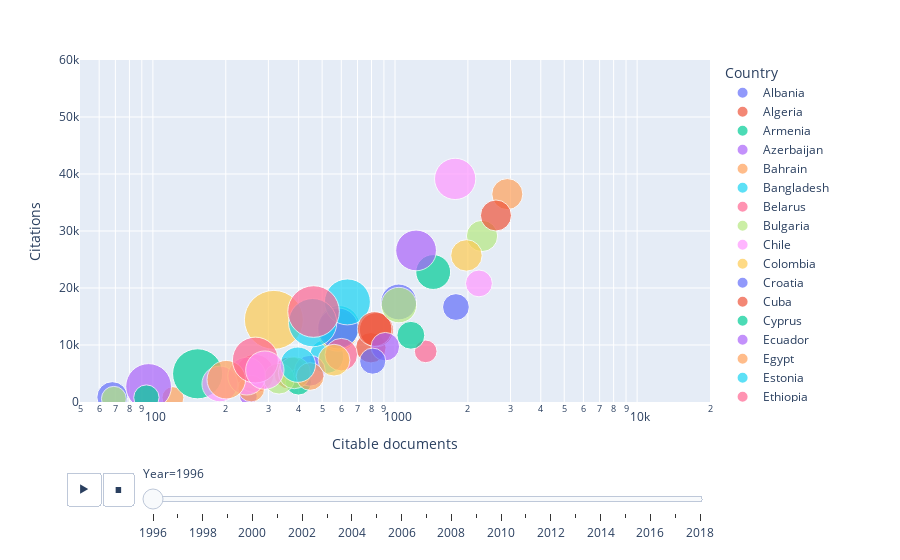

The notebook cell saved with this chart:
### Markdown cell above
# Evolution of scientific publications overtime for countries with more than 100 citables papers in 1996 and less than 20k citables papers in 2018. The size of the buble is the number of citations per document.

### Code cell
data_publications = pd.read_csv('../publications-low.csv')
px.scatter(data_publications, x="Citable documents", y="Citations", animation_frame="Year", animation_group="Country",
           size="Citations per document", color="Country", hover_name="Country", 
           log_x = True, 
           size_max=45, range_x=[50,20000], range_y=[1,60000])

### Figure 1 — Plotly figure (JSON) as saved in the notebook; plotly's stock layout.template omitted (floating-point values rounded to 4 significant figures)
{"data": [{"hoverlabel": {"namelength": 0}, "hovertemplate": "<b>%{hovertext}</b><br><br>Country=Albania<br>Year=1996<br>Citable documents=%{x}<br>Citations=%{y}<br>Citations per document=%{marker.size}", "hovertext": ["Albania"], "ids": ["Albania"], "legendgroup": "Albania", "marker": {"color": "#636efa", "size": [12.36], "sizemode": "area", "sizeref": 0.02577, "symbol": "circle"}, "mode": "markers", "name": "Albania", "showlegend": true, "type": "scatter", "x": [68], "xaxis": "x", "y": [853], "yaxis": "y"}, {"hoverlabel": {"namelength": 0}, "hovertemplate": "<b>%{hovertext}</b><br><br>Country=Algeria<br>Year=1996<br>Citable documents=%{x}<br>Citations=%{y}<br>Citations per document=%{marker.size}", "hovertext": ["Algeria"], "ids": ["Algeria"], "legendgroup": "Algeria", "marker": {"color": "#EF553B", "size": [13.78], "sizemode": "area", "sizeref": 0.02577, "symbol": "circle"}, "mode": "markers", "name": "Algeria", "showlegend": true, "type": "scatter", "x": [369], "xaxis": "x", "y": [5085], "yaxis": "y"}, {"hoverlabel": {"namelength": 0}, "hovertemplate": "<b>%{hovertext}</b><br><br>Country=Armenia<br>Year=1996<br>Citable documents=%{x}<br>Citations=%{y}<br>Citations per document=%{marker.size}", "hovertext": ["Armenia"], "ids": ["Armenia"], "legendgroup": "Armenia", "marker": {"color": "#00cc96", "size": [8.73], "sizemode": "area", "sizeref": 0.02577, "symbol": "circle"}, "mode": "markers", "name": "Armenia", "showlegend": true, "type": "scatter", "x": [399], "xaxis": "x", "y": [3499], "yaxis": "y"}, {"hoverlabel": {"namelength": 0}, "hovertemplate": "<b>%{hovertext}</b><br><br>Country=Azerbaijan<br>Year=1996<br>Citable documents=%{x}<br>Citations=%{y}<br>Citations per document=%{marker.size}", "hovertext": ["Azerbaijan"], "ids": ["Azerbaijan"], "legendgroup": "Azerbaijan", "marker": {"color": "#ab63fa", "size": [4.06], "sizemode": "area", "sizeref": 0.02577, "symbol": "circle"}, "mode": "markers", "name": "Azerbaijan", "showlegend": true, "type": "scatter", "x": [248], "xaxis": "x", "y": [1008], "yaxis": "y"}, {"hoverlabel": {"namelength": 0}, "hovertemplate": "<b>%{hovertext}</b><br><br>Country=Bahrain<br>Year=1996<br>Citable documents=%{x}<br>Citations=%{y}<br>Citations per document=%{marker.size}", "hovertext": ["Bahrain"], "ids": ["Bahrain"], "legendgroup": "Bahrain", "marker": {"color": "#FFA15A", "size": [6.18], "sizemode": "area", "sizeref": 0.02577, "symbol": "circle"}, "mode": "markers", "name": "Bahrain", "showlegend": true, "type": "scatter", "x": [121], "xaxis": "x", "y": [773], "yaxis": "y"}, {"hoverlabel": {"namelength": 0}, "hovertemplate": "<b>%{hovertext}</b><br><br>Country=Bangladesh<br>Year=1996<br>Citable documents=%{x}<br>Citations=%{y}<br>Citations per document=%{marker.size}", "hovertext": ["Bangladesh"], "ids": ["Bangladesh"], "legendgroup": "Bangladesh", "marker": {"color": "#19d3f3", "size": [14.97], "sizemode": "area", "sizeref": 0.02577, "symbol": "circle"}, "mode": "markers", "name": "Bangladesh", "showlegend": true, "type": "scatter", "x": [522], "xaxis": "x", "y": [8010], "yaxis": "y"}, {"hoverlabel": {"namelength": 0}, "hovertemplate": "<b>%{hovertext}</b><br><br>Country=Belarus<br>Year=1996<br>Citable documents=%{x}<br>Citations=%{y}<br>Citations per document=%{marker.size}", "hovertext": ["Belarus"], "ids": ["Belarus"], "legendgroup": "Belarus", "marker": {"color": "#FF6692", "size": [6.63], "sizemode": "area", "sizeref": 0.02577, "symbol": "circle"}, "mode": "markers", "name": "Belarus", "showlegend": true, "type": "scatter", "x": [1339], "xaxis": "x", "y": [8884], "yaxis": "y"}, {"hoverlabel": {"namelength": 0}, "hovertemplate": "<b>%{hovertext}</b><br><br>Country=Bulgaria<br>Year=1996<br>Citable documents=%{x}<br>Citations=%{y}<br>Citations per document=%{marker.size}", "hovertext": ["Bulgaria"], "ids": ["Bulgaria"], "legendgroup": "Bulgaria", "marker": {"color": "#B6E880", "size": [12.65], "sizemode": "area", "sizeref": 0.02577, "symbol": "circle"}, "mode": "markers", "name": "Bulgaria", "showlegend": true, "type": "scatter", "x": [2288], "xaxis": "x", "y": [29130], "yaxis": "y"}, {"hoverlabel": {"namelength": 0}, "hovertemplate": "<b>%{hovertext}</b><br><br>Country=Chile<br>Year=1996<br>Citable documents=%{x}<br>Citations=%{y}<br>Citations per document=%{marker.size}", "hovertext": ["Chile"], "ids": ["Chile"], "legendgroup": "Chile", "marker": {"color": "#FF97FF", "size": [21.95], "sizemode": "area", "sizeref": 0.02577, "symbol": "circle"}, "mode": "markers", "name": "Chile", "showlegend": true, "type": "scatter", "x": [1772], "xaxis": "x", "y": [39140], "yaxis": "y"}, {"hoverlabel": {"namelength": 0}, "hovertemplate": "<b>%{hovertext}</b><br><br>Country=Colombia<br>Year=1996<br>Citable documents=%{x}<br>Citations=%{y}<br>Citations per document=%{marker.size}", "hovertext": ["Colombia"], "ids": ["Colombia"], "legendgroup": "Colombia", "marker": {"color": "#FECB52", "size": [21.24], "sizemode": "area", "sizeref": 0.02577, "symbol": "circle"}, "mode": "markers", "name": "Colombia", "showlegend": true, "type": "scatter", "x": [581], "xaxis": "x", "y": [12468], "yaxis": "y"}, {"hoverlabel": {"namelength": 0}, "hovertemplate": "<b>%{hovertext}</b><br><br>Country=Croatia<br>Year=1996<br>Citable documents=%{x}<br>Citations=%{y}<br>Citations per document=%{marker.size}", "hovertext": ["Croatia"], "ids": ["Croatia"], "legendgroup": "Croatia", "marker": {"color": "#636efa", "size": [9.24], "sizemode": "area", "sizeref": 0.02577, "symbol": "circle"}, "mode": "markers", "name": "Croatia", "showlegend": true, "type": "scatter", "x": [1785], "xaxis": "x", "y": [16663], "yaxis": "y"}, {"hoverlabel": {"namelength": 0}, "hovertemplate": "<b>%{hovertext}</b><br><br>Country=Cuba<br>Year=1996<br>Citable documents=%{x}<br>Citations=%{y}<br>Citations per document=%{marker.size}", "hovertext": ["Cuba"], "ids": ["Cuba"], "legendgroup": "Cuba", "marker": {"color": "#EF553B", "size": [11.93], "sizemode": "area", "sizeref": 0.02577, "symbol": "circle"}, "mode": "markers", "name": "Cuba", "showlegend": true, "type": "scatter", "x": [795], "xaxis": "x", "y": [9522], "yaxis": "y"}, {"hoverlabel": {"namelength": 0}, "hovertemplate": "<b>%{hovertext}</b><br><br>Country=Cyprus<br>Year=1996<br>Citable documents=%{x}<br>Citations=%{y}<br>Citations per document=%{marker.size}", "hovertext": ["Cyprus"], "ids": ["Cyprus"], "legendgroup": "Cyprus", "marker": {"color": "#00cc96", "size": [32.32], "sizemode": "area", "sizeref": 0.02577, "symbol": "circle"}, "mode": "markers", "name": "Cyprus", "showlegend": true, "type": "scatter", "x": [153], "xaxis": "x", "y": [4945], "yaxis": "y"}, {"hoverlabel": {"namelength": 0}, "hovertemplate": "<b>%{hovertext}</b><br><br>Country=Ecuador<br>Year=1996<br>Citable documents=%{x}<br>Citations=%{y}<br>Citations per document=%{marker.size}", "hovertext": ["Ecuador"], "ids": ["Ecuador"], "legendgroup": "Ecuador", "marker": {"color": "#ab63fa", "size": [26.96], "sizemode": "area", "sizeref": 0.02577, "symbol": "circle"}, "mode": "markers", "name": "Ecuador", "showlegend": true, "type": "scatter", "x": [96], "xaxis": "x", "y": [2723], "yaxis": "y"}, {"hoverlabel": {"namelength": 0}, "hovertemplate": "<b>%{hovertext}</b><br><br>Country=Egypt<br>Year=1996<br>Citable documents=%{x}<br>Citations=%{y}<br>Citations per document=%{marker.size}", "hovertext": ["Egypt"], "ids": ["Egypt"], "legendgroup": "Egypt", "marker": {"color": "#FFA15A", "size": [12.47], "sizemode": "area", "sizeref": 0.02577, "symbol": "circle"}, "mode": "markers", "name": "Egypt", "showlegend": true, "type": "scatter", "x": [2910], "xaxis": "x", "y": [36472], "yaxis": "y"}, {"hoverlabel": {"namelength": 0}, "hovertemplate": "<b>%{hovertext}</b><br><br>Country=Estonia<br>Year=1996<br>Citable documents=%{x}<br>Citations=%{y}<br>Citations per document=%{marker.size}", "hovertext": ["Estonia"], "ids": ["Estonia"], "legendgroup": "Estonia", "marker": {"color": "#19d3f3", "size": [22.37], "sizemode": "area", "sizeref": 0.02577, "symbol": "circle"}, "mode": "markers", "name": "Estonia", "showlegend": true, "type": "scatter", "x": [587], "xaxis": "x", "y": [13265], "yaxis": "y"}, {"hoverlabel": {"namelength": 0}, "hovertemplate": "<b>%{hovertext}</b><br><br>Country=Ethiopia<br>Year=1996<br>Citable documents=%{x}<br>Citations=%{y}<br>Citations per document=%{marker.size}", "hovertext": ["Ethiopia"], "ids": ["Ethiopia"], "legendgroup": "Ethiopia", "marker": {"color": "#FF6692", "size": [18.88], "sizemode": "area", "sizeref": 0.02577, "symbol": "circle"}, "mode": "markers", "name": "Ethiopia", "showlegend": true, "type": "scatter", "x": [264], "xaxis": "x", "y": [5004], "yaxis": "y"}, {"hoverlabel": {"namelength": 0}, "hovertemplate": "<b>%{hovertext}</b><br><br>Country=Georgia<br>Year=1996<br>Citable documents=%{x}<br>Citations=%{y}<br>Citations per document=%{marker.size}", "hovertext": ["Georgia"], "ids": ["Georgia"], "legendgroup": "Georgia", "marker": {"color": "#B6E880", "size": [12.25], "sizemode": "area", "sizeref": 0.02577, "symbol": "circle"}, "mode": "markers", "name": "Georgia", "showlegend": true, "type": "scatter", "x": [332], "xaxis": "x", "y": [4093], "yaxis": "y"}, {"hoverlabel": {"namelength": 0}, "hovertemplate": "<b>%{hovertext}</b><br><br>Country=Ghana<br>Year=1996<br>Citable documents=%{x}<br>Citations=%{y}<br>Citations per document=%{marker.size}", "hovertext": ["Ghana"], "ids": ["Ghana"], "legendgroup": "Ghana", "marker": {"color": "#FF97FF", "size": [16.46], "sizemode": "area", "sizeref": 0.02577, "symbol": "circle"}, "mode": "markers", "name": "Ghana", "showlegend": true, "type": "scatter", "x": [189], "xaxis": "x", "y": [3177], "yaxis": "y"}, {"hoverlabel": {"namelength": 0}, "hovertemplate": "<b>%{hovertext}</b><br><br>Country=Iceland<br>Year=1996<br>Citable documents=%{x}<br>Citations=%{y}<br>Citations per document=%{marker.size}", "hovertext": ["Iceland"], "ids": ["Iceland"], "legendgroup": "Iceland", "marker": {"color": "#FECB52", "size": [44.76], "sizemode": "area", "sizeref": 0.02577, "symbol": "circle"}, "mode": "markers", "name": "Iceland", "showlegend": true, "type": "scatter", "x": [316], "xaxis": "x", "y": [14412], "yaxis": "y"}, {"hoverlabel": {"namelength": 0}, "hovertemplate": "<b>%{hovertext}</b><br><br>Country=Indonesia<br>Year=1996<br>Citable documents=%{x}<br>Citations=%{y}<br>Citations per document=%{marker.size}", "hovertext": ["Indonesia"], "ids": ["Indonesia"], "legendgroup": "Indonesia", "marker": {"color": "#636efa", "size": [21.65], "sizemode": "area", "sizeref": 0.02577, "symbol": "circle"}, "mode": "markers", "name": "Indonesia", "showlegend": true, "type": "scatter", "x": [582], "xaxis": "x", "y": [12906], "yaxis": "y"}, {"hoverlabel": {"namelength": 0}, "hovertemplate": "<b>%{hovertext}</b><br><br>Country=Iran<br>Year=1996<br>Citable documents=%{x}<br>Citations=%{y}<br>Citations per document=%{marker.size}", "hovertext": ["Iran"], "ids": ["Iran"], "legendgroup": "Iran", "marker": {"color": "#EF553B", "size": [14.95], "sizemode": "area", "sizeref": 0.02577, "symbol": "circle"}, "mode": "markers", "name": "Iran", "showlegend": true, "type": "scatter", "x": [838], "xaxis": "x", "y": [12692], "yaxis": "y"}, {"hoverlabel": {"namelength": 0}, "hovertemplate": "<b>%{hovertext}</b><br><br>Country=Iraq<br>Year=1996<br>Citable documents=%{x}<br>Citations=%{y}<br>Citations per document=%{marker.size}", "hovertext": ["Iraq"], "ids": ["Iraq"], "legendgroup": "Iraq", "marker": {"color": "#00cc96", "size": [8.29], "sizemode": "area", "sizeref": 0.02577, "symbol": "circle"}, "mode": "markers", "name": "Iraq", "showlegend": true, "type": "scatter", "x": [94], "xaxis": "x", "y": [779], "yaxis": "y"}, {"hoverlabel": {"namelength": 0}, "hovertemplate": "<b>%{hovertext}</b><br><br>Country=Jordan<br>Year=1996<br>Citable documents=%{x}<br>Citations=%{y}<br>Citations per document=%{marker.size}", "hovertext": ["Jordan"], "ids": ["Jordan"], "legendgroup": "Jordan", "marker": {"color": "#ab63fa", "size": [12.33], "sizemode": "area", "sizeref": 0.02577, "symbol": "circle"}, "mode": "markers", "name": "Jordan", "showlegend": true, "type": "scatter", "x": [445], "xaxis": "x", "y": [5485], "yaxis": "y"}, {"hoverlabel": {"namelength": 0}, "hovertemplate": "<b>%{hovertext}</b><br><br>Country=Kazakhstan<br>Year=1996<br>Citable documents=%{x}<br>Citations=%{y}<br>Citations per document=%{marker.size}", "hovertext": ["Kazakhstan"], "ids": ["Kazakhstan"], "legendgroup": "Kazakhstan", "marker": {"color": "#FFA15A", "size": [9.19], "sizemode": "area", "sizeref": 0.02577, "symbol": "circle"}, "mode": "markers", "name": "Kazakhstan", "showlegend": true, "type": "scatter", "x": [255], "xaxis": "x", "y": [2362], "yaxis": "y"}, {"hoverlabel": {"namelength": 0}, "hovertemplate": "<b>%{hovertext}</b><br><br>Country=Kenya<br>Year=1996<br>Citable documents=%{x}<br>Citations=%{y}<br>Citations per document=%{marker.size}", "hovertext": ["Kenya"], "ids": ["Kenya"], "legendgroup": "Kenya", "marker": {"color": "#19d3f3", "size": [27.22], "sizemode": "area", "sizeref": 0.02577, "symbol": "circle"}, "mode": "markers", "name": "Kenya", "showlegend": true, "type": "scatter", "x": [636], "xaxis": "x", "y": [17560], "yaxis": "y"}, {"hoverlabel": {"namelength": 0}, "hovertemplate": "<b>%{hovertext}</b><br><br>Country=Kuwait<br>Year=1996<br>Citable documents=%{x}<br>Citations=%{y}<br>Citations per document=%{marker.size}", "hovertext": ["Kuwait"], "ids": ["Kuwait"], "legendgroup": "Kuwait", "marker": {"color": "#FF6692", "size": [13.7], "sizemode": "area", "sizeref": 0.02577, "symbol": "circle"}, "mode": "markers", "name": "Kuwait", "showlegend": true, "type": "scatter", "x": [600], "xaxis": "x", "y": [8304], "yaxis": "y"}, {"hoverlabel": {"namelength": 0}, "hovertemplate": "<b>%{hovertext}</b><br><br>Country=Latvia<br>Year=1996<br>Citable documents=%{x}<br>Citations=%{y}<br>Citations per document=%{marker.size}", "hovertext": ["Latvia"], "ids": ["Latvia"], "legendgroup": "Latvia", "marker": {"color": "#B6E880", "size": [13.29], "sizemode": "area", "sizeref": 0.02577, "symbol": "circle"}, "mode": "markers", "name": "Latvia", "showlegend": true, "type": "scatter", "x": [384], "xaxis": "x", "y": [5144], "yaxis": "y"}, {"hoverlabel": {"namelength": 0}, "hovertemplate": "<b>%{hovertext}</b><br><br>Country=Lebanon<br>Year=1996<br>Citable documents=%{x}<br>Citations=%{y}<br>Citations per document=%{marker.size}", "hovertext": ["Lebanon"], "ids": ["Lebanon"], "legendgroup": "Lebanon", "marker": {"color": "#FF97FF", "size": [18.36], "sizemode": "area", "sizeref": 0.02577, "symbol": "circle"}, "mode": "markers", "name": "Lebanon", "showlegend": true, "type": "scatter", "x": [244], "xaxis": "x", "y": [4536], "yaxis": "y"}, {"hoverlabel": {"namelength": 0}, "hovertemplate": "<b>%{hovertext}</b><br><br>Country=Lithuania<br>Year=1996<br>Citable documents=%{x}<br>Citations=%{y}<br>Citations per document=%{marker.size}", "hovertext": ["Lithuania"], "ids": ["Lithuania"], "legendgroup": "Lithuania", "marker": {"color": "#FECB52", "size": [13.04], "sizemode": "area", "sizeref": 0.02577, "symbol": "circle"}, "mode": "markers", "name": "Lithuania", "showlegend": true, "type": "scatter", "x": [560], "xaxis": "x", "y": [7339], "yaxis": "y"}, {"hoverlabel": {"namelength": 0}, "hovertemplate": "<b>%{hovertext}</b><br><br>Country=Malaysia<br>Year=1996<br>Citable documents=%{x}<br>Citations=%{y}<br>Citations per document=%{marker.size}", "hovertext": ["Malaysia"], "ids": ["Malaysia"], "legendgroup": "Malaysia", "marker": {"color": "#636efa", "size": [16.55], "sizemode": "area", "sizeref": 0.02577, "symbol": "circle"}, "mode": "markers", "name": "Malaysia", "showlegend": true, "type": "scatter", "x": [1036], "xaxis": "x", "y": [17548], "yaxis": "y"}, {"hoverlabel": {"namelength": 0}, "hovertemplate": "<b>%{hovertext}</b><br><br>Country=Morocco<br>Year=1996<br>Citable documents=%{x}<br>Citations=%{y}<br>Citations per document=%{marker.size}", "hovertext": ["Morocco"], "ids": ["Morocco"], "legendgroup": "Morocco", "marker": {"color": "#EF553B", "size": [15.44], "sizemode": "area", "sizeref": 0.02577, "symbol": "circle"}, "mode": "markers", "name": "Morocco", "showlegend": true, "type": "scatter", "x": [824], "xaxis": "x", "y": [12814], "yaxis": "y"}, {"hoverlabel": {"namelength": 0}, "hovertemplate": "<b>%{hovertext}</b><br><br>Country=Nigeria<br>Year=1996<br>Citable documents=%{x}<br>Citations=%{y}<br>Citations per document=%{marker.size}", "hovertext": ["Nigeria"], "ids": ["Nigeria"], "legendgroup": "Nigeria", "marker": {"color": "#00cc96", "size": [10.01], "sizemode": "area", "sizeref": 0.02577, "symbol": "circle"}, "mode": "markers", "name": "Nigeria", "showlegend": true, "type": "scatter", "x": [1163], "xaxis": "x", "y": [11707], "yaxis": "y"}, {"hoverlabel": {"namelength": 0}, "hovertemplate": "<b>%{hovertext}</b><br><br>Country=Pakistan<br>Year=1996<br>Citable documents=%{x}<br>Citations=%{y}<br>Citations per document=%{marker.size}", "hovertext": ["Pakistan"], "ids": ["Pakistan"], "legendgroup": "Pakistan", "marker": {"color": "#ab63fa", "size": [10.48], "sizemode": "area", "sizeref": 0.02577, "symbol": "circle"}, "mode": "markers", "name": "Pakistan", "showlegend": true, "type": "scatter", "x": [912], "xaxis": "x", "y": [9705], "yaxis": "y"}, {"hoverlabel": {"namelength": 0}, "hovertemplate": "<b>%{hovertext}</b><br><br>Country=Peru<br>Year=1996<br>Citable documents=%{x}<br>Citations=%{y}<br>Citations per document=%{marker.size}", "hovertext": ["Peru"], "ids": ["Peru"], "legendgroup": "Peru", "marker": {"color": "#FFA15A", "size": [19.17], "sizemode": "area", "sizeref": 0.02577, "symbol": "circle"}, "mode": "markers", "name": "Peru", "showlegend": true, "type": "scatter", "x": [201], "xaxis": "x", "y": [3910], "yaxis": "y"}, {"hoverlabel": {"namelength": 0}, "hovertemplate": "<b>%{hovertext}</b><br><br>Country=Philippines<br>Year=1996<br>Citable documents=%{x}<br>Citations=%{y}<br>Citations per document=%{marker.size}", "hovertext": ["Philippines"], "ids": ["Philippines"], "legendgroup": "Philippines", "marker": {"color": "#19d3f3", "size": [30.06], "sizemode": "area", "sizeref": 0.02577, "symbol": "circle"}, "mode": "markers", "name": "Philippines", "showlegend": true, "type": "scatter", "x": [457], "xaxis": "x", "y": [13920], "yaxis": "y"}, {"hoverlabel": {"namelength": 0}, "hovertemplate": "<b>%{hovertext}</b><br><br>Country=Puerto Rico<br>Year=1996<br>Citable documents=%{x}<br>Citations=%{y}<br>Citations per document=%{marker.size}", "hovertext": ["Puerto Rico"], "ids": ["Puerto Rico"], "legendgroup": "Puerto Rico", "marker": {"color": "#FF6692", "size": [34.35], "sizemode": "area", "sizeref": 0.02577, "symbol": "circle"}, "mode": "markers", "name": "Puerto Rico", "showlegend": true, "type": "scatter", "x": [461], "xaxis": "x", "y": [15871], "yaxis": "y"}, {"hoverlabel": {"namelength": 0}, "hovertemplate": "<b>%{hovertext}</b><br><br>Country=Qatar<br>Year=1996<br>Citable documents=%{x}<br>Citations=%{y}<br>Citations per document=%{marker.size}", "hovertext": ["Qatar"], "ids": ["Qatar"], "legendgroup": "Qatar", "marker": {"color": "#B6E880", "size": [8.01], "sizemode": "area", "sizeref": 0.02577, "symbol": "circle"}, "mode": "markers", "name": "Qatar", "showlegend": true, "type": "scatter", "x": [69], "xaxis": "x", "y": [561], "yaxis": "y"}, {"hoverlabel": {"namelength": 0}, "hovertemplate": "<b>%{hovertext}</b><br><br>Country=Romania<br>Year=1996<br>Citable documents=%{x}<br>Citations=%{y}<br>Citations per document=%{marker.size}", "hovertext": ["Romania"], "ids": ["Romania"], "legendgroup": "Romania", "marker": {"color": "#FF97FF", "size": [9.3], "sizemode": "area", "sizeref": 0.02577, "symbol": "circle"}, "mode": "markers", "name": "Romania", "showlegend": true, "type": "scatter", "x": [2222], "xaxis": "x", "y": [20805], "yaxis": "y"}, {"hoverlabel": {"namelength": 0}, "hovertemplate": "<b>%{hovertext}</b><br><br>Country=Saudi Arabia<br>Year=1996<br>Citable documents=%{x}<br>Citations=%{y}<br>Citations per document=%{marker.size}", "hovertext": ["Saudi Arabia"], "ids": ["Saudi Arabia"], "legendgroup": "Saudi Arabia", "marker": {"color": "#FECB52", "size": [12.77], "sizemode": "area", "sizeref": 0.02577, "symbol": "circle"}, "mode": "markers", "name": "Saudi Arabia", "showlegend": true, "type": "scatter", "x": [1973], "xaxis": "x", "y": [25716], "yaxis": "y"}, {"hoverlabel": {"namelength": 0}, "hovertemplate": "<b>%{hovertext}</b><br><br>Country=Serbia<br>Year=1996<br>Citable documents=%{x}<br>Citations=%{y}<br>Citations per document=%{marker.size}", "hovertext": ["Serbia"], "ids": ["Serbia"], "legendgroup": "Serbia", "marker": {"color": "#636efa", "size": [8.8], "sizemode": "area", "sizeref": 0.02577, "symbol": "circle"}, "mode": "markers", "name": "Serbia", "showlegend": true, "type": "scatter", "x": [809], "xaxis": "x", "y": [7167], "yaxis": "y"}, {"hoverlabel": {"namelength": 0}, "hovertemplate": "<b>%{hovertext}</b><br><br>Country=Slovakia<br>Year=1996<br>Citable documents=%{x}<br>Citations=%{y}<br>Citations per document=%{marker.size}", "hovertext": ["Slovakia"], "ids": ["Slovakia"], "legendgroup": "Slovakia", "marker": {"color": "#EF553B", "size": [12.43], "sizemode": "area", "sizeref": 0.02577, "symbol": "circle"}, "mode": "markers", "name": "Slovakia", "showlegend": true, "type": "scatter", "x": [2612], "xaxis": "x", "y": [32721], "yaxis": "y"}, {"hoverlabel": {"namelength": 0}, "hovertemplate": "<b>%{hovertext}</b><br><br>Country=Slovenia<br>Year=1996<br>Citable documents=%{x}<br>Citations=%{y}<br>Citations per document=%{marker.size}", "hovertext": ["Slovenia"], "ids": ["Slovenia"], "legendgroup": "Slovenia", "marker": {"color": "#00cc96", "size": [15.65], "sizemode": "area", "sizeref": 0.02577, "symbol": "circle"}, "mode": "markers", "name": "Slovenia", "showlegend": true, "type": "scatter", "x": [1438], "xaxis": "x", "y": [22800], "yaxis": "y"}, {"hoverlabel": {"namelength": 0}, "hovertemplate": "<b>%{hovertext}</b><br><br>Country=Thailand<br>Year=1996<br>Citable documents=%{x}<br>Citations=%{y}<br>Citations per document=%{marker.size}", "hovertext": ["Thailand"], "ids": ["Thailand"], "legendgroup": "Thailand", "marker": {"color": "#ab63fa", "size": [21.38], "sizemode": "area", "sizeref": 0.02577, "symbol": "circle"}, "mode": "markers", "name": "Thailand", "showlegend": true, "type": "scatter", "x": [1222], "xaxis": "x", "y": [26592], "yaxis": "y"}, {"hoverlabel": {"namelength": 0}, "hovertemplate": "<b>%{hovertext}</b><br><br>Country=Tunisia<br>Year=1996<br>Citable documents=%{x}<br>Citations=%{y}<br>Citations per document=%{marker.size}", "hovertext": ["Tunisia"], "ids": ["Tunisia"], "legendgroup": "Tunisia", "marker": {"color": "#FFA15A", "size": [9.91], "sizemode": "area", "sizeref": 0.02577, "symbol": "circle"}, "mode": "markers", "name": "Tunisia", "showlegend": true, "type": "scatter", "x": [446], "xaxis": "x", "y": [4479], "yaxis": "y"}, {"hoverlabel": {"namelength": 0}, "hovertemplate": "<b>%{hovertext}</b><br><br>Country=United Arab Emirates<br>Year=1996<br>Citable documents=%{x}<br>Citations=%{y}<br>Citations per document=%{marker.size}", "hovertext": ["United Arab Emirates"], "ids": ["United Arab Emirates"], "legendgroup": "United Arab Emirates", "marker": {"color": "#19d3f3", "size": [16.12], "sizemode": "area", "sizeref": 0.02577, "symbol": "circle"}, "mode": "markers", "name": "United Arab Emirates", "showlegend": true, "type": "scatter", "x": [397], "xaxis": "x", "y": [6546], "yaxis": "y"}, {"hoverlabel": {"namelength": 0}, "hovertemplate": "<b>%{hovertext}</b><br><br>Country=Uruguay<br>Year=1996<br>Citable documents=%{x}<br>Citations=%{y}<br>Citations per document=%{marker.size}", "hovertext": ["Uruguay"], "ids": ["Uruguay"], "legendgroup": "Uruguay", "marker": {"color": "#FF6692", "size": [27.14], "sizemode": "area", "sizeref": 0.02577, "symbol": "circle"}, "mode": "markers", "name": "Uruguay", "showlegend": true, "type": "scatter", "x": [265], "xaxis": "x", "y": [7355], "yaxis": "y"}, {"hoverlabel": {"namelength": 0}, "hovertemplate": "<b>%{hovertext}</b><br><br>Country=Venezuela<br>Year=1996<br>Citable documents=%{x}<br>Citations=%{y}<br>Citations per document=%{marker.size}", "hovertext": ["Venezuela"], "ids": ["Venezuela"], "legendgroup": "Venezuela", "marker": {"color": "#B6E880", "size": [16.21], "sizemode": "area", "sizeref": 0.02577, "symbol": "circle"}, "mode": "markers", "name": "Venezuela", "showlegend": true, "type": "scatter", "x": [1038], "xaxis": "x", "y": [17004], "yaxis": "y"}, {"hoverlabel": {"namelength": 0}, "hovertemplate": "<b>%{hovertext}</b><br><br>Country=Viet Nam<br>Year=1996<br>Citable documents=%{x}<br>Citations=%{y}<br>Citations per document=%{marker.size}", "hovertext": ["Viet Nam"], "ids": ["Viet Nam"], "legendgroup": "Viet Nam", "marker": {"color": "#FF97FF", "size": [18.96], "sizemode": "area", "sizeref": 0.02577, "symbol": "circle"}, "mode": "markers", "name": "Viet Nam", "showlegend": true, "type": "scatter", "x": [290], "xaxis": "x", "y": [5594], "yaxis": "y"}], "layout": {"legend": {"itemsizing": "constant", "title": {"text": "Country"}, "tracegroupgap": 0}, "margin": {"t": 60}, "sliders": [{"active": 0, "currentvalue": {"prefix": "Year="}, "len": 0.9, "pad": {"b": 10, "t": 60}, "steps": [{"args": [["1996"], {"frame": {"duration": 0, "redraw": false}, "fromcurrent": true, "mode": "immediate", "transition": {"duration": 0, "easing": "linear"}}], "label": "1996", "method": "animate"}, {"args": [["1997"], {"frame": {"duration": 0, "redraw": false}, "fromcurrent": true, "mode": "immediate", "transition": {"duration": 0, "easing": "linear"}}], "label": "1997", "method": "animate"}, {"args": [["1998"], {"frame": {"duration": 0, "redraw": false}, "fromcurrent": true, "mode": "immediate", "transition": {"duration": 0, "easing": "linear"}}], "label": "1998", "method": "animate"}, {"args": [["1999"], {"frame": {"duration": 0, "redraw": false}, "fromcurrent": true, "mode": "immediate", "transition": {"duration": 0, "easing": "linear"}}], "label": "1999", "method": "animate"}, {"args": [["2000"], {"frame": {"duration": 0, "redraw": false}, "fromcurrent": true, "mode": "immediate", "transition": {"duration": 0, "easing": "linear"}}], "label": "2000", "method": "animate"}, {"args": [["2001"], {"frame": {"duration": 0, "redraw": false}, "fromcurrent": true, "mode": "immediate", "transition": {"duration": 0, "easing": "linear"}}], "label": "2001", "method": "animate"}, {"args": [["2002"], {"frame": {"duration": 0, "redraw": false}, "fromcurrent": true, "mode": "immediate", "transition": {"duration": 0, "easing": "linear"}}], "label": "2002", "method": "animate"}, {"args": [["2003"], {"frame": {"duration": 0, "redraw": false}, "fromcurrent": true, "mode": "immediate", "transition": {"duration": 0, "easing": "linear"}}], "label": "2003", "method": "animate"}, {"args": [["2004"], {"frame": {"duration": 0, "redraw": false}, "fromcurrent": true, "mode": "immediate", "transition": {"duration": 0, "easing": "linear"}}], "label": "2004", "method": "animate"}, {"args": [["2005"], {"frame": {"duration": 0, "redraw": false}, "fromcurrent": true, "mode": "immediate", "transition": {"duration": 0, "easing": "linear"}}], "label": "2005", "method": "animate"}, {"args": [["2006"], {"frame": {"duration": 0, "redraw": false}, "fromcurrent": true, "mode": "immediate", "transition": {"duration": 0, "easing": "linear"}}], "label": "2006", "method": "animate"}, {"args": [["2007"], {"frame": {"duration": 0, "redraw": false}, "fromcurrent": true, "mode": "immediate", "transition": {"duration": 0, "easing": "linear"}}], "label": "2007", "method": "animate"}, {"args": [["2008"], {"frame": {"duration": 0, "redraw": false}, "fromcurrent": true, "mode": "immediate", "transition": {"duration": 0, "easing": "linear"}}], "label": "2008", "method": "animate"}, {"args": [["2009"], {"frame": {"duration": 0, "redraw": false}, "fromcurrent": true, "mode": "immediate", "transition": {"duration": 0, "easing": "linear"}}], "label": "2009", "method": "animate"}, {"args": [["2010"], {"frame": {"duration": 0, "redraw": false}, "fromcurrent": true, "mode": "immediate", "transition": {"duration": 0, "easing": "linear"}}], "label": "2010", "method": "animate"}, {"args": [["2011"], {"frame": {"duration": 0, "redraw": false}, "fromcurrent": true, "mode": "immediate", "transition": {"duration": 0, "easing": "linear"}}], "label": "2011", "method": "animate"}, {"args": [["2012"], {"frame": {"duration": 0, "redraw": false}, "fromcurrent": true, "mode": "immediate", "transition": {"duration": 0, "easing": "linear"}}], "label": "2012", "method": "animate"}, {"args": [["2013"], {"frame": {"duration": 0, "redraw": false}, "fromcurrent": true, "mode": "immediate", "transition": {"duration": 0, "easing": "linear"}}], "label": "2013", "method": "animate"}, {"args": [["2014"], {"frame": {"duration": 0, "redraw": false}, "fromcurrent": true, "mode": "immediate", "transition": {"duration": 0, "easing": "linear"}}], "label": "2014", "method": "animate"}, {"args": [["2015"], {"frame": {"duration": 0, "redraw": false}, "fromcurrent": true, "mode": "immediate", "transition": {"duration": 0, "easing": "linear"}}], "label": "2015", "method": "animate"}, {"args": [["2016"], {"frame": {"duration": 0, "redraw": false}, "fromcurrent": true, "mode": "immediate", "transition": {"duration": 0, "easing": "linear"}}], "label": "2016", "method": "animate"}, {"args": [["2017"], {"frame": {"duration": 0, "redraw": false}, "fromcurrent": true, "mode": "immediate", "transition": {"duration": 0, "easing": "linear"}}], "label": "2017", "method": "animate"}, {"args": [["2018"], {"frame": {"duration": 0, "redraw": false}, "fromcurrent": true, "mode": "immediate", "transition": {"duration": 0, "easing": "linear"}}], "label": "2018", "method": "animate"}], "x": 0.1, "xanchor": "left", "y": 0, "yanchor": "top"}], "updatemenus": [{"buttons": [{"args": [null, {"frame": {"duration": 500, "redraw": false}, "fromcurrent": true, "mode": "immediate", "transition": {"duration": 500, "easing": "linear"}}], "label": "&#9654;", "method": "animate"}, {"args": [[null], {"frame": {"duration": 0, "redraw": false}, "fromcurrent": true, "mode": "immediate", "transition": {"duration": 0, "easing": "linear"}}], "label": "&#9724;", "method": "animate"}], "direction": "left", "pad": {"r": 10, "t": 70}, "showactive": false, "type": "buttons", "x": 0.1, "xanchor": "right", "y": 0, "yanchor": "top"}], "xaxis": {"anchor": "y", "domain": [0, 1], "range": [1.699, 4.301], "title": {"text": "Citable documents"}, "type": "log"}, "yaxis": {"anchor": "x", "domain": [0, 1], "range": [1, 60000], "title": {"text": "Citations"}}}}
